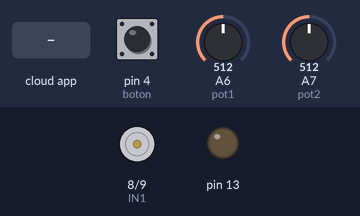
A sketch run on a simulated Arduino Nano, built with avr-gcc and run on an emulated ATmega328P. Parts: motor-driver pin pairs drawn as motors (green arrow = first pin HIGH = forward, orange = second pin HIGH = backward, longer = more drive, scaled by the enable pin), output pins drawn as LEDs (lit = HIGH). The inputs (shaded band) are chosen by the test bench; at power-on: pin 4 (boton) LOW, A6 (pot1) = 512, A7 (pot2) = 512. The ROS host is connected and sends only what is stated.

Above: at 1.2 s.
1.3 s: the phone or cloud app sets velocity to 1
Timing chart, 0 to 11.5 s (numbered marks = the images above; inputs shaded):
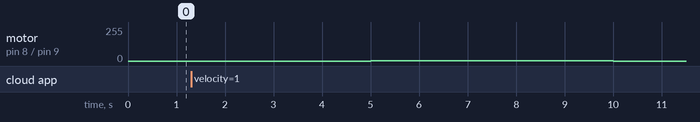

Measured:
- after the input at 1.3 s, motor on pin 8 (IN1) / pin 9 (IN2): stopped → forward 1/255 after 3.7 s, → stopped 5.0 s later

The sketch:

arduino_node.ino
```cpp
/*
 * Se incluye la libreria de ros serial
 * se establece el tipo de dato a utilizar
 */

#include <ros.h>
#include <std_msgs/Bool.h>
#include <std_msgs/Int16.h>
#include <std_msgs/Float64.h>
#include <std_msgs/String.h>

#include <TimerOne.h>

/******************************************************************/

// se inicializan las variables de ros para los diferentes tipos de dato
ros::NodeHandle  nh;

std_msgs::Bool bool_value;
std_msgs::Int16 int_value;
std_msgs::Float64 float_value;
ros::Publisher pub1("arduinoBool", &bool_value);
ros::Publisher pub2("arduinoInt", &int_value);
ros::Publisher pub3("arduinoFloat", &float_value);

/******************************************************************/

// En esta seccion se definen los pines del arduino
const int pot1 = A6; // entrada analogica potenciometro 1
int val1; //valor potenciometro 1

const int pot2 = A7; // entrada analogica potenciometro 2
int val2; //valor potenciometro 2


// se definen los pines del puente H L298D
const int IN1 = 8; // in1 e in2 se definen para establecer
const int IN2 = 9; // el sentido de giro
const int ENA = 10; // en este pin se define el pwm del motor

const int boton = 4;

/******************************************************************/

// se define el callback donde se envian los datos al motor
void pwmVel(const std_msgs::String& vel_value)
{

  String aux = vel_value.data;
  int vel = aux.toInt();
  digitalWrite(IN1, HIGH);
  digitalWrite(IN2, LOW);
  analogWrite(ENA, vel);

}

// es la funcion de la interrupcion por timer para mirar cada 5 segundos
// si ha llegado o no el dato

void verify()
{

  digitalWrite(IN1, HIGH);
  digitalWrite(IN2, LOW);
  analogWrite(ENA, 0);
  nh.spinOnce();

}

// se define el suscriptor
ros::Subscriber<std_msgs::String> sub("velocity",pwmVel);

// se configura el arduino
void setup()
{

  nh.initNode();
  nh.advertise(pub1);
  nh.advertise(pub2);
  nh.advertise(pub3);
  nh.subscribe(sub);
  pinMode(boton,INPUT);
  pinMode(ENA, OUTPUT);
  pinMode(IN1, OUTPUT);
  pinMode(IN2, OUTPUT);
  pinMode(13, OUTPUT);

  Timer1.initialize(5000000);         // Dispara cada 2500 ms
  Timer1.attachInterrupt(verify);

}

//se envian los datos leidos en los pines mediante el publicador
void loop()
{

  val1 = analogRead(pot1);
  val2 = analogRead(pot2);
  bool_value.data = digitalRead(boton);
  int_value.data = val1;
  float_value.data = (float)val2/4.0;
  pub1.publish( &bool_value );
  pub2.publish( &int_value );
  pub3.publish( &float_value );
  delay(100);

}
```
